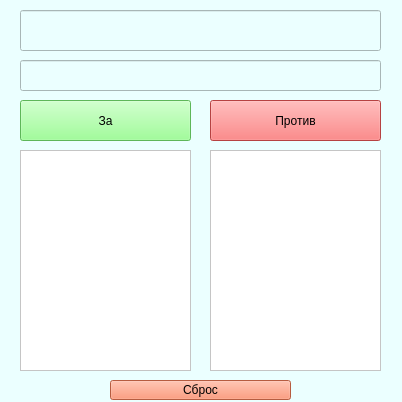
<?xml version="1.0" encoding="UTF-8"?>
<ui version="4.0">
 <class>MainWindow</class>
 <widget class="QMainWindow" name="MainWindow">
  <property name="geometry">
   <rect>
    <x>0</x>
    <y>0</y>
    <width>402</width>
    <height>402</height>
   </rect>
  </property>
  <property name="windowTitle">
   <string>MainWindow</string>
  </property>
  <property name="styleSheet">
   <string notr="true">background-color: rgb(235, 255, 255)</string>
  </property>
  <widget class="QWidget" name="centralwidget">
   <widget class="QPushButton" name="NoButton">
    <property name="geometry">
     <rect>
      <x>210</x>
      <y>100</y>
      <width>171</width>
      <height>41</height>
     </rect>
    </property>
    <property name="styleSheet">
     <string notr="true">background-color: rgb(255, 92, 92); 
font: 75 13pt &quot;MS Sans Serif&quot;;</string>
    </property>
    <property name="text">
     <string>Против</string>
    </property>
   </widget>
   <widget class="QListWidget" name="NoList">
    <property name="geometry">
     <rect>
      <x>210</x>
      <y>150</y>
      <width>171</width>
      <height>221</height>
     </rect>
    </property>
    <property name="styleSheet">
     <string notr="true">background-color: rgb(255, 255, 255)</string>
    </property>
   </widget>
   <widget class="QListWidget" name="ZaList">
    <property name="geometry">
     <rect>
      <x>20</x>
      <y>150</y>
      <width>171</width>
      <height>221</height>
     </rect>
    </property>
    <property name="styleSheet">
     <string notr="true">background-color: rgb(255, 255, 255)</string>
    </property>
   </widget>
   <widget class="QPushButton" name="ZaButton">
    <property name="geometry">
     <rect>
      <x>20</x>
      <y>100</y>
      <width>171</width>
      <height>41</height>
     </rect>
    </property>
    <property name="styleSheet">
     <string notr="true">background-color: rgb(131, 255, 124); 
font: 75 13pt &quot;MS Sans Serif&quot;;</string>
    </property>
    <property name="text">
     <string>За</string>
    </property>
   </widget>
   <widget class="QPushButton" name="ResetButton">
    <property name="geometry">
     <rect>
      <x>110</x>
      <y>380</y>
      <width>181</width>
      <height>20</height>
     </rect>
    </property>
    <property name="styleSheet">
     <string notr="true">background-color: rgb(255, 129, 90); 
font: 75 13pt &quot;MS Sans Serif&quot;;</string>
    </property>
    <property name="text">
     <string>Сброс</string>
    </property>
   </widget>
   <widget class="QLineEdit" name="LabelLine">
    <property name="geometry">
     <rect>
      <x>20</x>
      <y>10</y>
      <width>361</width>
      <height>41</height>
     </rect>
    </property>
    <property name="styleSheet">
     <string notr="true">backgroud-color: rgb(255, 255, 255); font: 75 14pt &quot;MS Serif&quot;;</string>
    </property>
    <property name="text">
     <string/>
    </property>
   </widget>
   <widget class="QLineEdit" name="VoiceLine">
    <property name="geometry">
     <rect>
      <x>20</x>
      <y>60</y>
      <width>361</width>
      <height>31</height>
     </rect>
    </property>
    <property name="styleSheet">
     <string notr="true">backgroud-color: rgb(255, 255, 255); 
font: 75 13pt &quot;MS Sans Serif&quot;;</string>
    </property>
    <property name="text">
     <string/>
    </property>
   </widget>
  </widget>
 </widget>
 <resources/>
 <connections/>
</ui>
